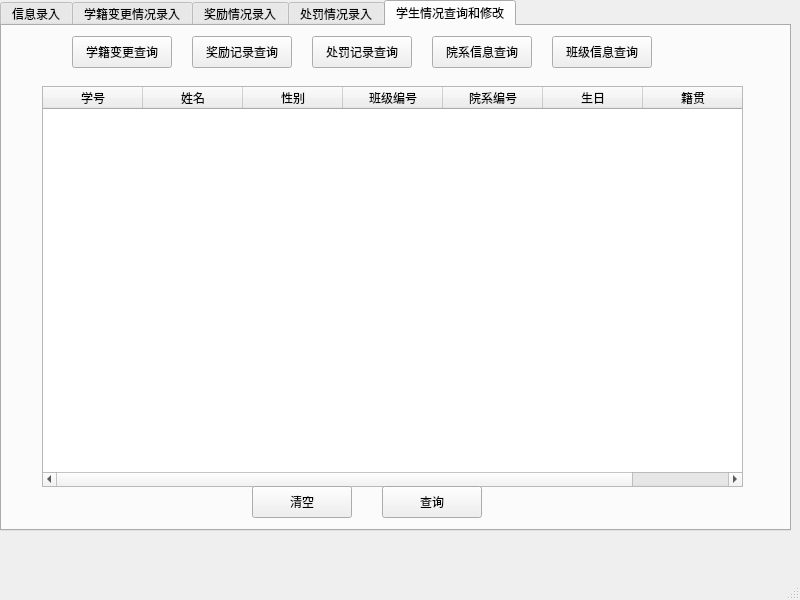
<?xml version="1.0" encoding="UTF-8"?>
<ui version="4.0">
 <class>MainWindow</class>
 <widget class="QMainWindow" name="MainWindow">
  <property name="geometry">
   <rect>
    <x>0</x>
    <y>0</y>
    <width>800</width>
    <height>600</height>
   </rect>
  </property>
  <property name="windowTitle">
   <string>MainWindow</string>
  </property>
  <widget class="QWidget" name="centralwidget">
   <widget class="QTabWidget" name="tabWidget">
    <property name="geometry">
     <rect>
      <x>0</x>
      <y>0</y>
      <width>791</width>
      <height>531</height>
     </rect>
    </property>
    <property name="currentIndex">
     <number>4</number>
    </property>
    <widget class="QWidget" name="tab">
     <attribute name="title">
      <string>信息录入</string>
     </attribute>
     <widget class="QWidget" name="formLayoutWidget">
      <property name="geometry">
       <rect>
        <x>50</x>
        <y>50</y>
        <width>271</width>
        <height>95</height>
       </rect>
      </property>
      <layout class="QFormLayout" name="formLayout">
       <item row="1" column="0">
        <widget class="QLabel" name="label">
         <property name="text">
          <string>班级编号</string>
         </property>
        </widget>
       </item>
       <item row="1" column="1">
        <widget class="QLineEdit" name="t_cla_id"/>
       </item>
       <item row="2" column="1">
        <widget class="QLineEdit" name="t_cla_name"/>
       </item>
       <item row="3" column="1">
        <widget class="QLineEdit" name="t_cla_monitor"/>
       </item>
       <item row="2" column="0">
        <widget class="QLabel" name="label_2">
         <property name="text">
          <string>班级名</string>
         </property>
        </widget>
       </item>
       <item row="3" column="0">
        <widget class="QLabel" name="label_3">
         <property name="text">
          <string>班长学号</string>
         </property>
        </widget>
       </item>
      </layout>
     </widget>
     <widget class="QWidget" name="formLayoutWidget_2">
      <property name="geometry">
       <rect>
        <x>380</x>
        <y>50</y>
        <width>271</width>
        <height>64</height>
       </rect>
      </property>
      <layout class="QFormLayout" name="formLayout_2">
       <item row="1" column="0">
        <widget class="QLabel" name="label_4">
         <property name="text">
          <string>学院编号</string>
         </property>
        </widget>
       </item>
       <item row="1" column="1">
        <widget class="QLineEdit" name="t_depa_id"/>
       </item>
       <item row="2" column="0">
        <widget class="QLabel" name="label_5">
         <property name="text">
          <string>学院名</string>
         </property>
        </widget>
       </item>
       <item row="2" column="1">
        <widget class="QLineEdit" name="t_depa_name"/>
       </item>
      </layout>
     </widget>
     <widget class="QWidget" name="gridLayoutWidget">
      <property name="geometry">
       <rect>
        <x>50</x>
        <y>200</y>
        <width>581</width>
        <height>221</height>
       </rect>
      </property>
      <layout class="QGridLayout" name="gridLayout">
       <item row="0" column="3">
        <widget class="QLabel" name="label_7">
         <property name="text">
          <string>学号</string>
         </property>
        </widget>
       </item>
       <item row="1" column="4">
        <widget class="QLineEdit" name="t_sex"/>
       </item>
       <item row="0" column="0">
        <widget class="QLabel" name="label_6">
         <property name="text">
          <string>姓名</string>
         </property>
        </widget>
       </item>
       <item row="0" column="2">
        <spacer name="horizontalSpacer">
         <property name="orientation">
          <enum>Qt::Horizontal</enum>
         </property>
         <property name="sizeType">
          <enum>QSizePolicy::Preferred</enum>
         </property>
         <property name="sizeHint" stdset="0">
          <size>
           <width>41</width>
           <height>25</height>
          </size>
         </property>
        </spacer>
       </item>
       <item row="3" column="1">
        <widget class="QLineEdit" name="t_nactive_place"/>
       </item>
       <item row="1" column="1">
        <widget class="QLineEdit" name="t_class"/>
       </item>
       <item row="0" column="4">
        <widget class="QLineEdit" name="t_id"/>
       </item>
       <item row="0" column="1">
        <widget class="QLineEdit" name="t_name"/>
       </item>
       <item row="2" column="1">
        <widget class="QLineEdit" name="t_department"/>
       </item>
       <item row="2" column="4">
        <widget class="QLineEdit" name="t_birthday"/>
       </item>
       <item row="1" column="3">
        <widget class="QLabel" name="label_8">
         <property name="text">
          <string>性别</string>
         </property>
        </widget>
       </item>
       <item row="2" column="3">
        <widget class="QLabel" name="label_9">
         <property name="text">
          <string>生日</string>
         </property>
        </widget>
       </item>
       <item row="1" column="0">
        <widget class="QLabel" name="label_10">
         <property name="text">
          <string>班级</string>
         </property>
        </widget>
       </item>
       <item row="2" column="0">
        <widget class="QLabel" name="label_11">
         <property name="text">
          <string>学院</string>
         </property>
        </widget>
       </item>
       <item row="3" column="0">
        <widget class="QLabel" name="label_12">
         <property name="text">
          <string>籍贯</string>
         </property>
        </widget>
       </item>
      </layout>
     </widget>
     <widget class="QDialogButtonBox" name="cls_ar">
      <property name="geometry">
       <rect>
        <x>110</x>
        <y>150</y>
        <width>152</width>
        <height>32</height>
       </rect>
      </property>
      <property name="standardButtons">
       <set>QDialogButtonBox::Cancel|QDialogButtonBox::Ok</set>
      </property>
     </widget>
     <widget class="QDialogButtonBox" name="depa_ar">
      <property name="geometry">
       <rect>
        <x>430</x>
        <y>130</y>
        <width>152</width>
        <height>32</height>
       </rect>
      </property>
      <property name="standardButtons">
       <set>QDialogButtonBox::Cancel|QDialogButtonBox::Ok</set>
      </property>
     </widget>
     <widget class="QDialogButtonBox" name="per_ar">
      <property name="geometry">
       <rect>
        <x>260</x>
        <y>430</y>
        <width>152</width>
        <height>32</height>
       </rect>
      </property>
      <property name="standardButtons">
       <set>QDialogButtonBox::Cancel|QDialogButtonBox::Ok</set>
      </property>
     </widget>
    </widget>
    <widget class="QWidget" name="tab_3">
     <attribute name="title">
      <string>学籍变更情况录入</string>
     </attribute>
     <widget class="QWidget" name="gridLayoutWidget_2">
      <property name="geometry">
       <rect>
        <x>50</x>
        <y>50</y>
        <width>581</width>
        <height>221</height>
       </rect>
      </property>
      <layout class="QGridLayout" name="gridLayout_2">
       <item row="0" column="4">
        <widget class="QLineEdit" name="t_ch_stuid"/>
       </item>
       <item row="1" column="0">
        <widget class="QLabel" name="label_17">
         <property name="text">
          <string>变更代码</string>
         </property>
        </widget>
       </item>
       <item row="0" column="0">
        <widget class="QLabel" name="label_14">
         <property name="text">
          <string>记录号</string>
         </property>
        </widget>
       </item>
       <item row="0" column="1">
        <widget class="QLineEdit" name="t_ch_id"/>
       </item>
       <item row="2" column="1">
        <widget class="QLineEdit" name="t_ch_des"/>
       </item>
       <item row="1" column="4">
        <widget class="QLineEdit" name="t_ch_tm"/>
       </item>
       <item row="1" column="1">
        <widget class="QLineEdit" name="t_chid"/>
       </item>
       <item row="2" column="0">
        <widget class="QLabel" name="label_18">
         <property name="text">
          <string>描述</string>
         </property>
        </widget>
       </item>
       <item row="0" column="3">
        <widget class="QLabel" name="label_13">
         <property name="text">
          <string>学号</string>
         </property>
        </widget>
       </item>
       <item row="0" column="2">
        <spacer name="horizontalSpacer_2">
         <property name="orientation">
          <enum>Qt::Horizontal</enum>
         </property>
         <property name="sizeType">
          <enum>QSizePolicy::Preferred</enum>
         </property>
         <property name="sizeHint" stdset="0">
          <size>
           <width>41</width>
           <height>25</height>
          </size>
         </property>
        </spacer>
       </item>
       <item row="1" column="3">
        <widget class="QLabel" name="label_15">
         <property name="text">
          <string>记录时间</string>
         </property>
        </widget>
       </item>
      </layout>
     </widget>
     <widget class="QDialogButtonBox" name="chg">
      <property name="geometry">
       <rect>
        <x>250</x>
        <y>280</y>
        <width>152</width>
        <height>32</height>
       </rect>
      </property>
      <property name="standardButtons">
       <set>QDialogButtonBox::Cancel|QDialogButtonBox::Ok</set>
      </property>
     </widget>
    </widget>
    <widget class="QWidget" name="tab_4">
     <attribute name="title">
      <string>奖励情况录入</string>
     </attribute>
     <widget class="QWidget" name="gridLayoutWidget_3">
      <property name="geometry">
       <rect>
        <x>60</x>
        <y>80</y>
        <width>581</width>
        <height>221</height>
       </rect>
      </property>
      <layout class="QGridLayout" name="gridLayout_3">
       <item row="0" column="4">
        <widget class="QLineEdit" name="t_rw_stuid"/>
       </item>
       <item row="1" column="0">
        <widget class="QLabel" name="label_19">
         <property name="text">
          <string>变更代码</string>
         </property>
        </widget>
       </item>
       <item row="0" column="0">
        <widget class="QLabel" name="label_16">
         <property name="text">
          <string>记录号</string>
         </property>
        </widget>
       </item>
       <item row="0" column="1">
        <widget class="QLineEdit" name="t_rw_id"/>
       </item>
       <item row="2" column="1">
        <widget class="QLineEdit" name="t_rw_des"/>
       </item>
       <item row="1" column="4">
        <widget class="QLineEdit" name="t_rw_tm"/>
       </item>
       <item row="1" column="1">
        <widget class="QLineEdit" name="t_rw_lv"/>
       </item>
       <item row="2" column="0">
        <widget class="QLabel" name="label_20">
         <property name="text">
          <string>描述</string>
         </property>
        </widget>
       </item>
       <item row="0" column="3">
        <widget class="QLabel" name="label_21">
         <property name="text">
          <string>学号</string>
         </property>
        </widget>
       </item>
       <item row="0" column="2">
        <spacer name="horizontalSpacer_3">
         <property name="orientation">
          <enum>Qt::Horizontal</enum>
         </property>
         <property name="sizeType">
          <enum>QSizePolicy::Preferred</enum>
         </property>
         <property name="sizeHint" stdset="0">
          <size>
           <width>41</width>
           <height>25</height>
          </size>
         </property>
        </spacer>
       </item>
       <item row="1" column="3">
        <widget class="QLabel" name="label_22">
         <property name="text">
          <string>记录时间</string>
         </property>
        </widget>
       </item>
      </layout>
     </widget>
     <widget class="QDialogButtonBox" name="rw">
      <property name="geometry">
       <rect>
        <x>250</x>
        <y>310</y>
        <width>152</width>
        <height>32</height>
       </rect>
      </property>
      <property name="standardButtons">
       <set>QDialogButtonBox::Cancel|QDialogButtonBox::Ok</set>
      </property>
     </widget>
    </widget>
    <widget class="QWidget" name="tab_5">
     <attribute name="title">
      <string>处罚情况录入</string>
     </attribute>
     <widget class="QWidget" name="gridLayoutWidget_4">
      <property name="geometry">
       <rect>
        <x>50</x>
        <y>70</y>
        <width>581</width>
        <height>221</height>
       </rect>
      </property>
      <layout class="QGridLayout" name="gridLayout_4">
       <item row="0" column="4">
        <widget class="QLineEdit" name="t_pns_stuid"/>
       </item>
       <item row="1" column="0">
        <widget class="QLabel" name="label_23">
         <property name="text">
          <string>变更代码</string>
         </property>
        </widget>
       </item>
       <item row="0" column="0">
        <widget class="QLabel" name="label_24">
         <property name="text">
          <string>记录号</string>
         </property>
        </widget>
       </item>
       <item row="0" column="1">
        <widget class="QLineEdit" name="t_pns_id"/>
       </item>
       <item row="2" column="1">
        <widget class="QLineEdit" name="t_pns_ea"/>
       </item>
       <item row="1" column="4">
        <widget class="QLineEdit" name="t_pns_tm"/>
       </item>
       <item row="1" column="1">
        <widget class="QLineEdit" name="t_pns_lv"/>
       </item>
       <item row="2" column="0">
        <widget class="QLabel" name="label_25">
         <property name="text">
          <string>是否生效</string>
         </property>
        </widget>
       </item>
       <item row="0" column="3">
        <widget class="QLabel" name="label_26">
         <property name="text">
          <string>学号</string>
         </property>
        </widget>
       </item>
       <item row="0" column="2">
        <spacer name="horizontalSpacer_4">
         <property name="orientation">
          <enum>Qt::Horizontal</enum>
         </property>
         <property name="sizeType">
          <enum>QSizePolicy::Preferred</enum>
         </property>
         <property name="sizeHint" stdset="0">
          <size>
           <width>41</width>
           <height>25</height>
          </size>
         </property>
        </spacer>
       </item>
       <item row="1" column="3">
        <widget class="QLabel" name="label_27">
         <property name="text">
          <string>记录时间</string>
         </property>
        </widget>
       </item>
       <item row="2" column="4">
        <widget class="QLineEdit" name="t_pns_des"/>
       </item>
       <item row="2" column="3">
        <widget class="QLabel" name="label_28">
         <property name="text">
          <string>描述</string>
         </property>
        </widget>
       </item>
      </layout>
     </widget>
     <widget class="QDialogButtonBox" name="pns">
      <property name="geometry">
       <rect>
        <x>260</x>
        <y>310</y>
        <width>152</width>
        <height>32</height>
       </rect>
      </property>
      <property name="standardButtons">
       <set>QDialogButtonBox::Cancel|QDialogButtonBox::Ok</set>
      </property>
     </widget>
    </widget>
    <widget class="QWidget" name="tab_2">
     <attribute name="title">
      <string>学生情况查询和修改</string>
     </attribute>
     <widget class="QTableWidget" name="tableWidget">
      <property name="geometry">
       <rect>
        <x>40</x>
        <y>60</y>
        <width>701</width>
        <height>401</height>
       </rect>
      </property>
      <column>
       <property name="text">
        <string>学号</string>
       </property>
      </column>
      <column>
       <property name="text">
        <string>姓名</string>
       </property>
      </column>
      <column>
       <property name="text">
        <string>性别</string>
       </property>
      </column>
      <column>
       <property name="text">
        <string>班级编号</string>
       </property>
      </column>
      <column>
       <property name="text">
        <string>院系编号</string>
       </property>
      </column>
      <column>
       <property name="text">
        <string>生日</string>
       </property>
      </column>
      <column>
       <property name="text">
        <string>籍贯</string>
       </property>
      </column>
     </widget>
     <widget class="QPushButton" name="stu_query_Button">
      <property name="geometry">
       <rect>
        <x>380</x>
        <y>460</y>
        <width>100</width>
        <height>32</height>
       </rect>
      </property>
      <property name="text">
       <string>查询</string>
      </property>
     </widget>
     <widget class="QPushButton" name="chg_query_p">
      <property name="geometry">
       <rect>
        <x>70</x>
        <y>10</y>
        <width>100</width>
        <height>32</height>
       </rect>
      </property>
      <property name="text">
       <string>学籍变更查询</string>
      </property>
     </widget>
     <widget class="QPushButton" name="rw_query_p">
      <property name="geometry">
       <rect>
        <x>190</x>
        <y>10</y>
        <width>100</width>
        <height>32</height>
       </rect>
      </property>
      <property name="text">
       <string>奖励记录查询</string>
      </property>
     </widget>
     <widget class="QPushButton" name="pns__query_p">
      <property name="geometry">
       <rect>
        <x>310</x>
        <y>10</y>
        <width>100</width>
        <height>32</height>
       </rect>
      </property>
      <property name="text">
       <string>处罚记录查询</string>
      </property>
     </widget>
     <widget class="QPushButton" name="depa__query_p">
      <property name="geometry">
       <rect>
        <x>430</x>
        <y>10</y>
        <width>100</width>
        <height>32</height>
       </rect>
      </property>
      <property name="text">
       <string>院系信息查询</string>
      </property>
     </widget>
     <widget class="QPushButton" name="cls__query_p">
      <property name="geometry">
       <rect>
        <x>550</x>
        <y>10</y>
        <width>100</width>
        <height>32</height>
       </rect>
      </property>
      <property name="text">
       <string>班级信息查询</string>
      </property>
     </widget>
     <widget class="QPushButton" name="stu_clapushButton">
      <property name="geometry">
       <rect>
        <x>250</x>
        <y>460</y>
        <width>100</width>
        <height>32</height>
       </rect>
      </property>
      <property name="text">
       <string>清空</string>
      </property>
     </widget>
    </widget>
   </widget>
  </widget>
  <widget class="QMenuBar" name="menubar">
   <property name="geometry">
    <rect>
     <x>0</x>
     <y>0</y>
     <width>800</width>
     <height>36</height>
    </rect>
   </property>
  </widget>
  <widget class="QStatusBar" name="statusbar"/>
 </widget>
 <resources/>
 <connections/>
</ui>
